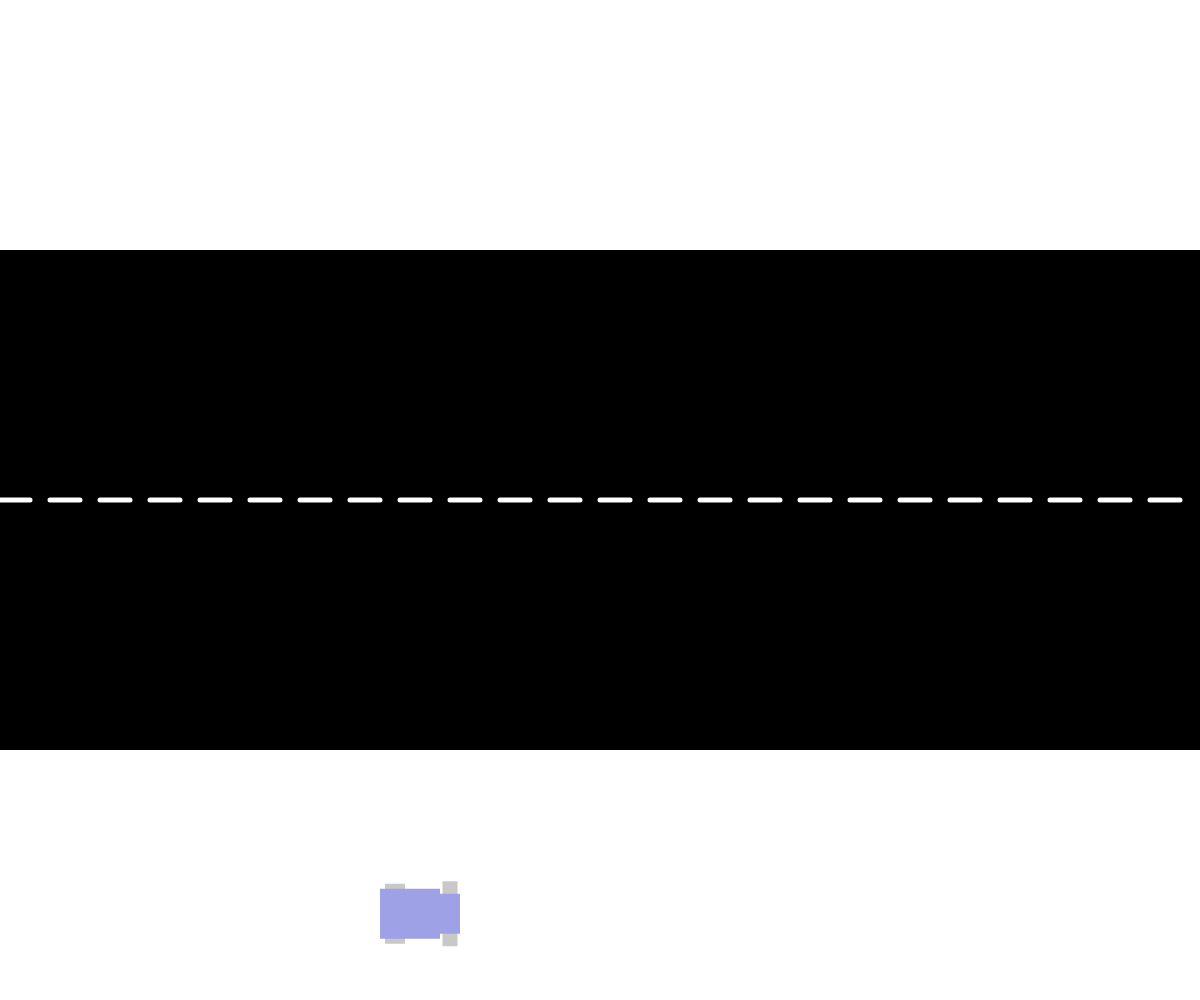
Frame 1 (no input)
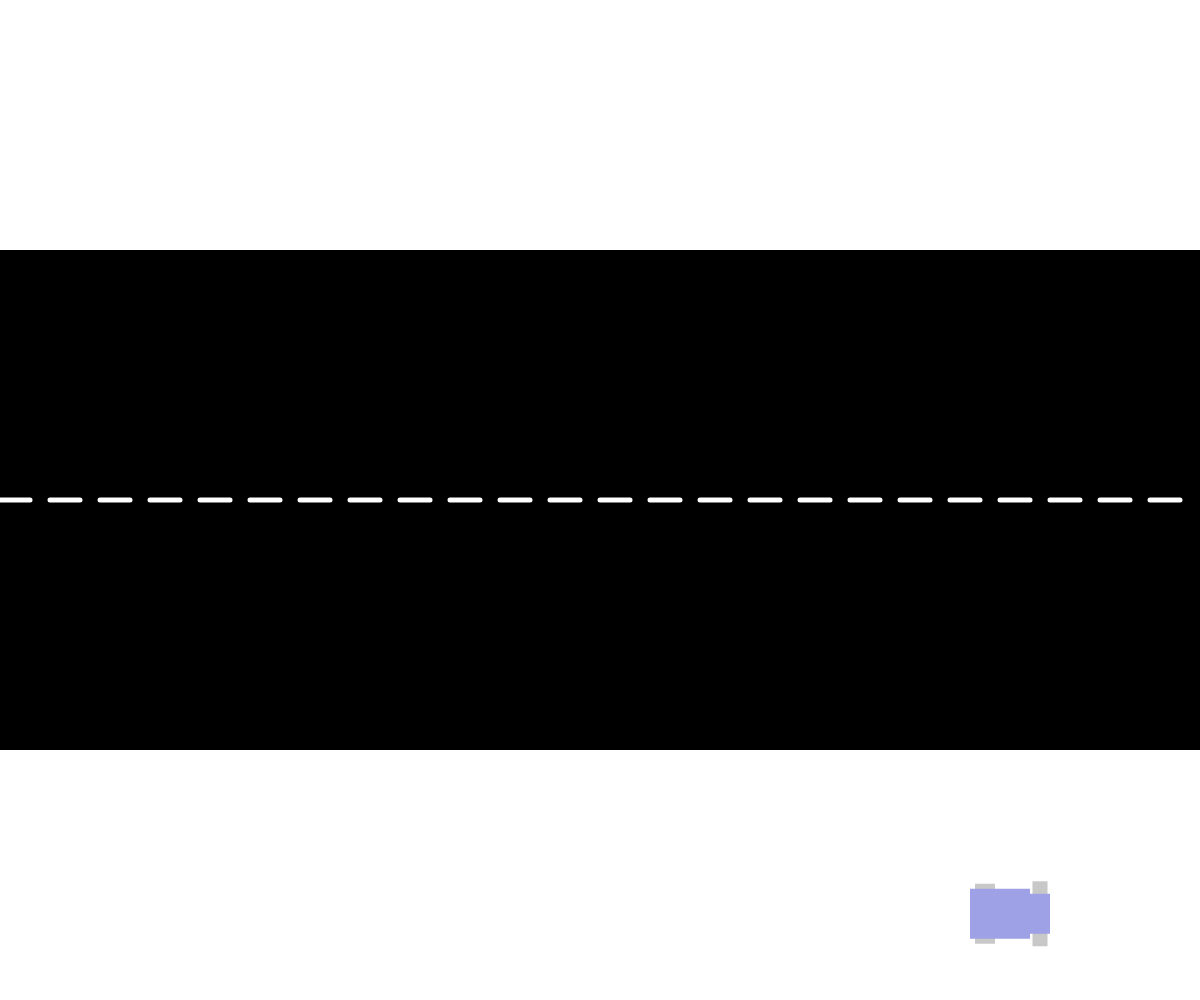
Frame 60 (no input)
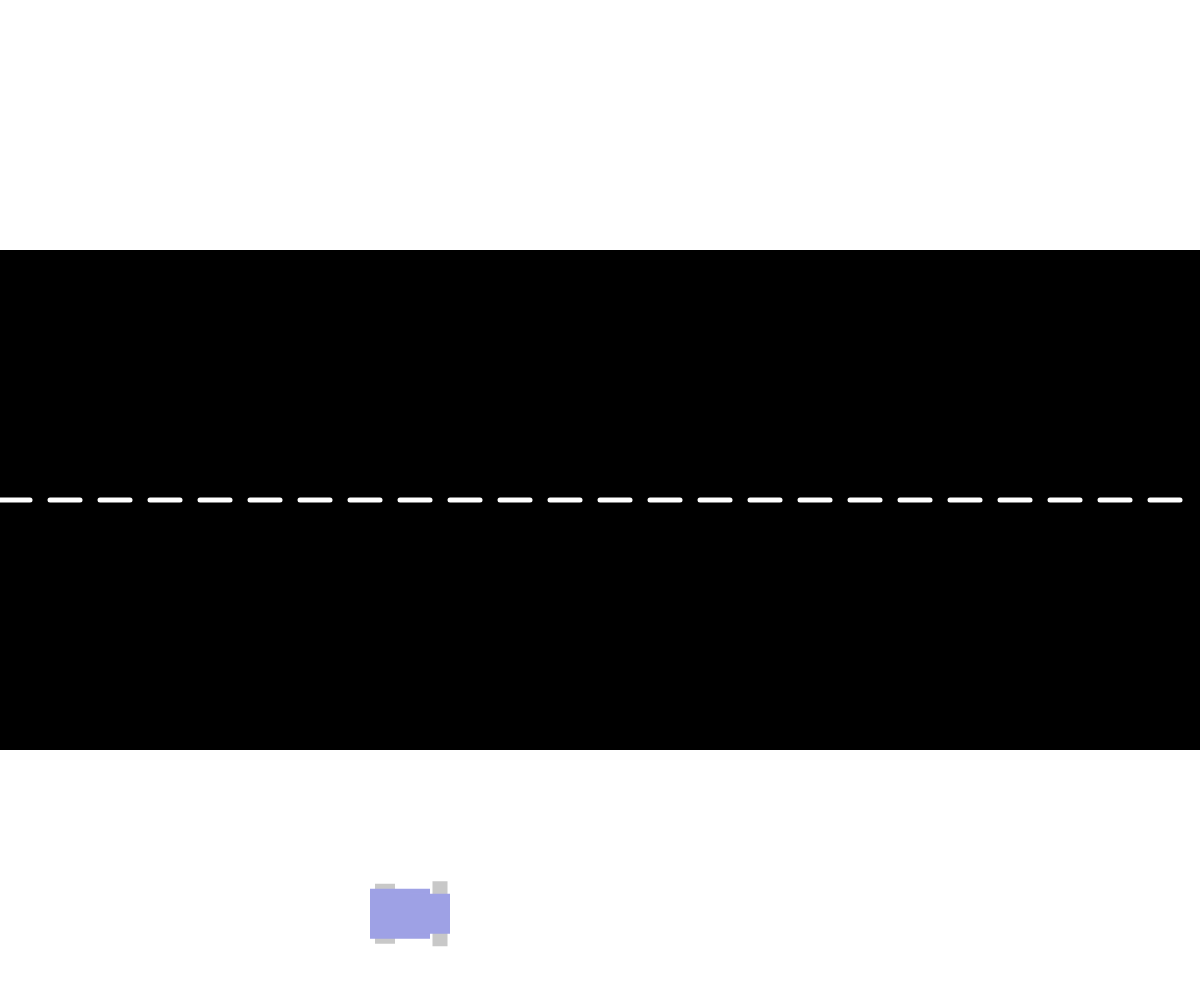
Frame 120 (the mouse pressed at the canvas centre since frame 60)

The p5.js sketch that drew these frames (run headless with seeded random() and noise() and a simulated clock; from frame 60 on, the mouse is pressed at the canvas centre):

// p5.js sketch
// ── sketch.js
// Cars Cars Cars
// Ben Schoenfeld
// May 18th, 2022
//

let lane = 2;
let myCar;
const CARS_CREATE = 20;
let carsCollection = [];


function setup() {
  createCanvas(windowWidth, windowHeight);

  for (let i = 0; i < CARS_CREATE; i++) {
    lane = int(random(0, 2));
    if (lane === 0) {
      carsCollection.push(new Cars(windowWidth, random(0, windowHeight / 2), lane))
    }
    else {
      carsCollection.push(new Cars(0, random(500, 1000), lane));
    }
  }
  myCar = new Cars(width/3, height/3, 1);

}

function draw() {
  background(255);
  drawRoad();
  myCar.action();
}

function drawRoad() {
  rectMode(CORNER);
  noStroke();
  fill(0);
  rect(0, height / 4, width, height / 2);

  for (let x = 0; x < width; x += 50) {
    stroke(255);
    strokeWeight(5);
    line(x, windowHeight / 2, x + 30, windowHeight / 2);
  }
}


class Cars {
  constructor(x, y, dir) {
    this.x = x;
    this.y = y;
    this.dir = int(random(2))
    this.type = int(random(2));
    this.c = color(random(255), random(255), random(255));

    if (this.dir === 0) {
      this.speed = 10;
      this.y = random(500,1000);
    } else {
      this.speed = -10;
      this.y = random(0, height/2);
    }





  }

  




  move() {
    this.x += this.speed;
    if (this.x <= 0 && this.dir === 1) {
      this.x += width;
    } else if (this.x >= width && this.dir === 0) {
      this.x -= width;
    }
  }

  speedUp() {
    this.speed += 2;
    this.speed = constrain(this.speed, 1, 15);
  }

  speedDown() {
    this.speed -= 2;
    this.speed = constrain(this.speed, 0, 15);
  }

  changeColor() {
    this.c = color(random(255), random(255), random(255));
  }




  display() {
    rectMode(CENTER);
    noStroke();







    // Car === 0  Truck === 1 
    if (this.type === 0) {
      fill(200)
      rect(this.x + 15, this.y, 10, 35);
      rect(this.x - 15, this.y, 10, 35);

      fill(this.c)
      rect(this.x, this.y, 50, 30);




    } else {
      fill(200);
      rect(this.x + 40, this.y, 15, 65)
      rect(this.x - 15, this.y, 20, 60)

      fill(this.c);
      rect(this.x, this.y, 60, 50);
      rect(this.x + 30, this.y, 40, 40)
    }
  }



  action() {

    // if (random(100) <= 1) {
    //   this.speedUp();
    // }
    // if (random(100) <= 1) {
    //   this.speedDown
    // }

    this.move();
    this.display();
    //this.changeColor();
    

    
  }
}
